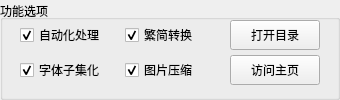
  <widget class="QGroupBox" name="func_option">
   <property name="enabled">
    <bool>true</bool>
   </property>
   <property name="geometry">
    <rect>
     <x>20</x>
     <y>20</y>
     <width>340</width>
     <height>100</height>
    </rect>
   </property>
   <property name="sizePolicy">
    <sizepolicy hsizetype="Fixed" vsizetype="Preferred">
     <horstretch>0</horstretch>
     <verstretch>0</verstretch>
    </sizepolicy>
   </property>
   <property name="title">
    <string>功能选项</string>
   </property>
   <property name="alignment">
    <set>Qt::AlignJustify|Qt::AlignVCenter</set>
   </property>
   <property name="flat">
    <bool>false</bool>
   </property>
   <widget class="QCheckBox" name="t2s_check">
    <property name="enabled">
     <bool>true</bool>
    </property>
    <property name="geometry">
     <rect>
      <x>125</x>
      <y>25</y>
      <width>100</width>
      <height>20</height>
     </rect>
    </property>
    <property name="sizePolicy">
     <sizepolicy hsizetype="Fixed" vsizetype="Fixed">
      <horstretch>0</horstretch>
      <verstretch>0</verstretch>
     </sizepolicy>
    </property>
    <property name="text">
     <string>繁简转换</string>
    </property>
    <property name="checked">
     <bool>true</bool>
    </property>
   </widget>
   <widget class="QCheckBox" name="cps_check">
    <property name="enabled">
     <bool>true</bool>
    </property>
    <property name="geometry">
     <rect>
      <x>125</x>
      <y>60</y>
      <width>100</width>
      <height>20</height>
     </rect>
    </property>
    <property name="sizePolicy">
     <sizepolicy hsizetype="Fixed" vsizetype="Fixed">
      <horstretch>0</horstretch>
      <verstretch>0</verstretch>
     </sizepolicy>
    </property>
    <property name="text">
     <string>图片压缩</string>
    </property>
    <property name="checked">
     <bool>true</bool>
    </property>
   </widget>
   <widget class="QCheckBox" name="sub_check">
    <property name="enabled">
     <bool>true</bool>
    </property>
    <property name="geometry">
     <rect>
      <x>20</x>
      <y>60</y>
      <width>100</width>
      <height>20</height>
     </rect>
    </property>
    <property name="sizePolicy">
     <sizepolicy hsizetype="Fixed" vsizetype="Fixed">
      <horstretch>0</horstretch>
      <verstretch>0</verstretch>
     </sizepolicy>
    </property>
    <property name="text">
     <string>字体子集化</string>
    </property>
    <property name="checked">
     <bool>true</bool>
    </property>
   </widget>
   <widget class="QCheckBox" name="auto_check">
    <property name="enabled">
     <bool>true</bool>
    </property>
    <property name="geometry">
     <rect>
      <x>20</x>
      <y>25</y>
      <width>100</width>
      <height>20</height>
     </rect>
    </property>
    <property name="sizePolicy">
     <sizepolicy hsizetype="Fixed" vsizetype="Fixed">
      <horstretch>0</horstretch>
      <verstretch>0</verstretch>
     </sizepolicy>
    </property>
    <property name="text">
     <string>自动化处理</string>
    </property>
    <property name="checked">
     <bool>true</bool>
    </property>
   </widget>
   <widget class="QPushButton" name="to_github">
    <property name="enabled">
     <bool>true</bool>
    </property>
    <property name="geometry">
     <rect>
      <x>230</x>
      <y>55</y>
      <width>90</width>
      <height>30</height>
     </rect>
    </property>
    <property name="sizePolicy">
     <sizepolicy hsizetype="Fixed" vsizetype="Fixed">
      <horstretch>0</horstretch>
      <verstretch>0</verstretch>
     </sizepolicy>
    </property>
    <property name="text">
     <string>访问主页</string>
    </property>
   </widget>
   <widget class="QPushButton" name="to_content">
    <property name="enabled">
     <bool>true</bool>
    </property>
    <property name="geometry">
     <rect>
      <x>230</x>
      <y>20</y>
      <width>90</width>
      <height>30</height>
     </rect>
    </property>
    <property name="sizePolicy">
     <sizepolicy hsizetype="Fixed" vsizetype="Fixed">
      <horstretch>0</horstretch>
      <verstretch>0</verstretch>
     </sizepolicy>
    </property>
    <property name="text">
     <string>打开目录</string>
    </property>
   </widget>
  </widget>
